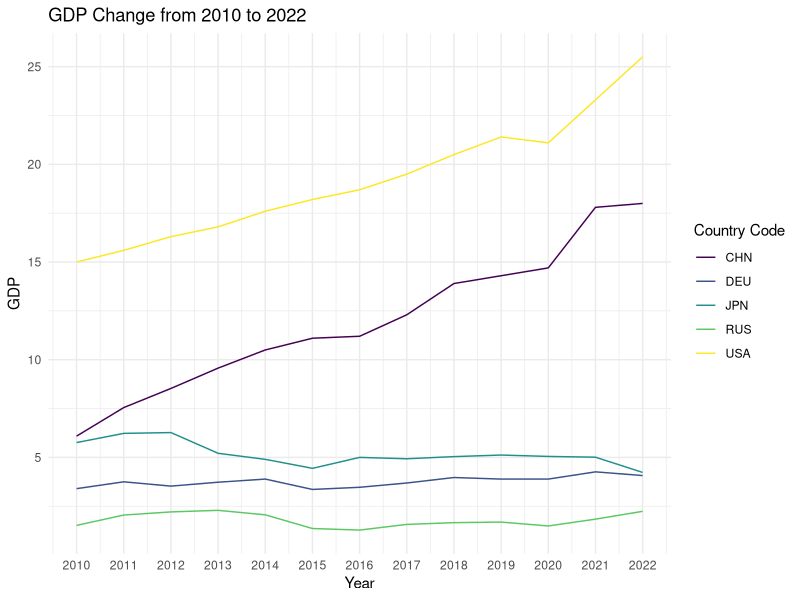
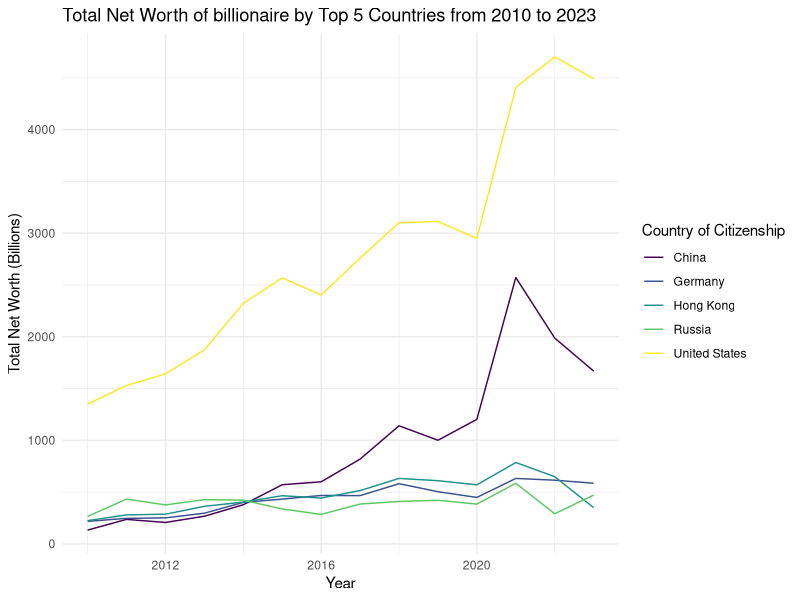
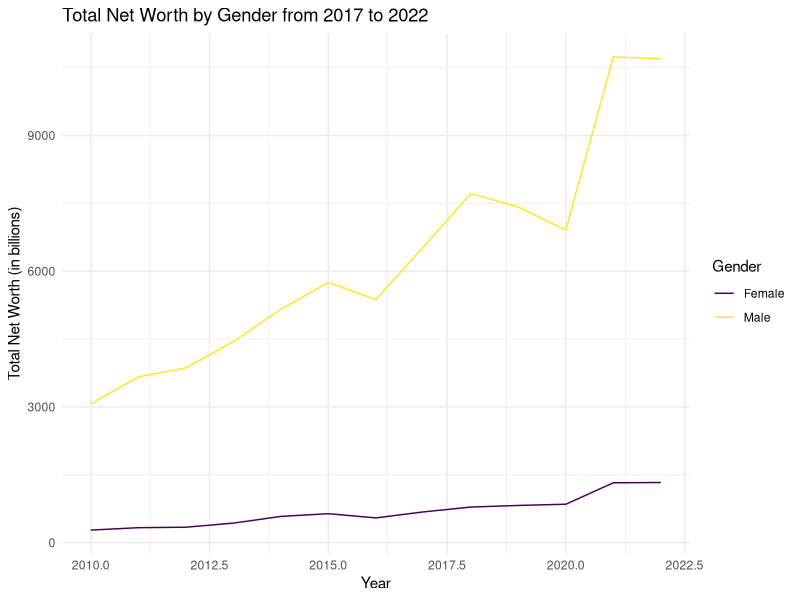
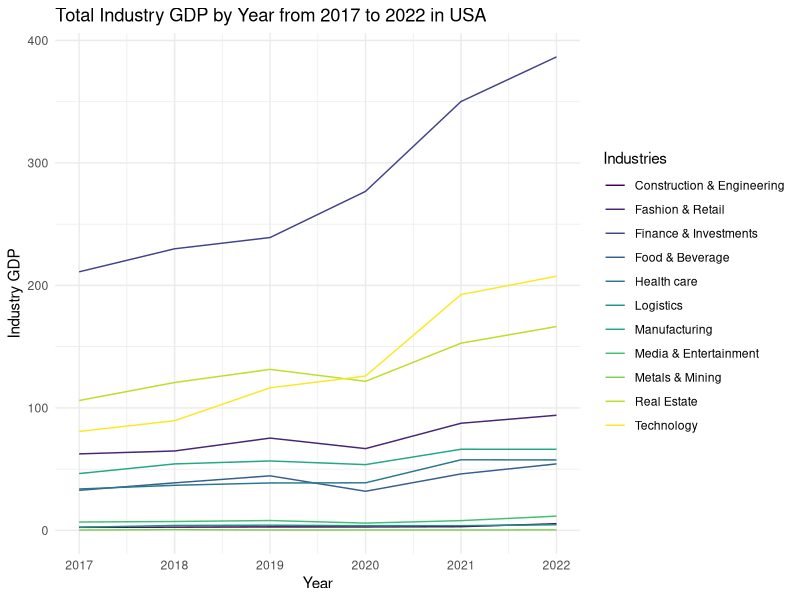
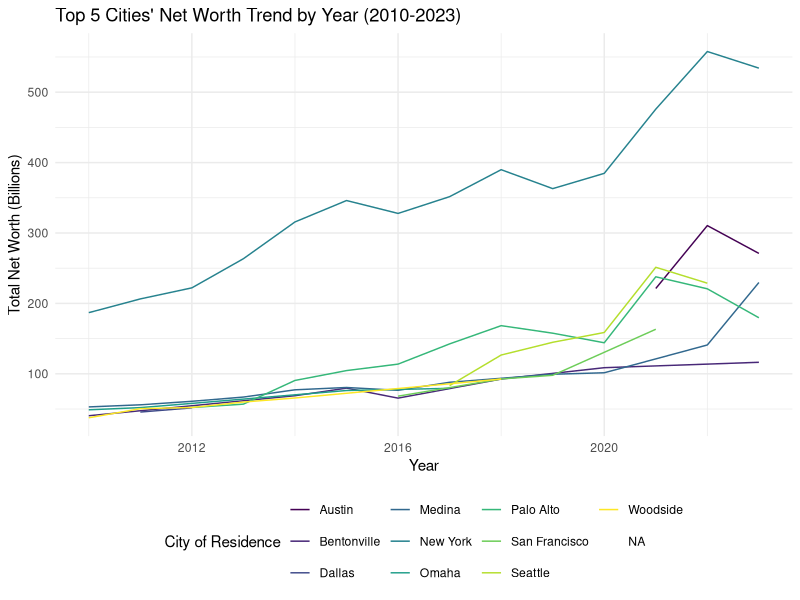
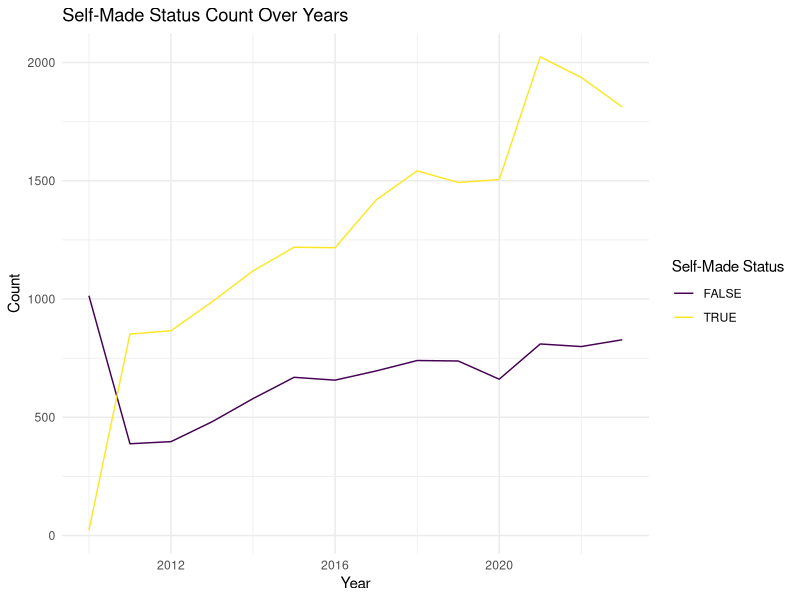
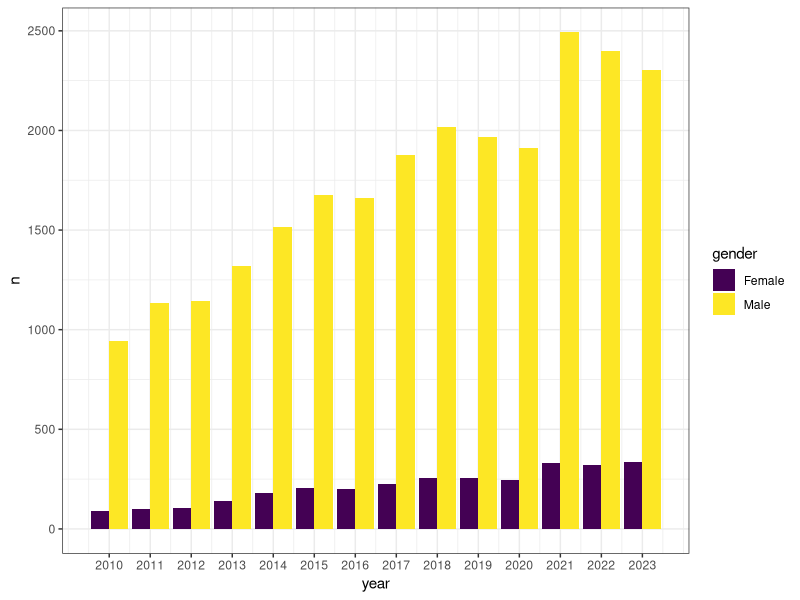
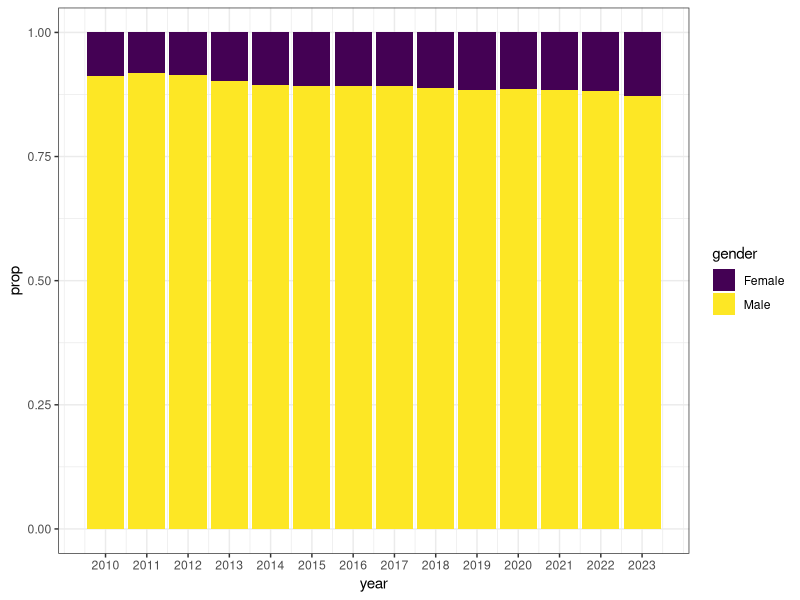

These charts were generated, in order, by the following R code:
## ---- chunk 1
library(tidyverse)
library(readxl)
library(dplyr)
library(ggplot2)
## ---- chunk 2
knitr::opts_chunk$set(
	echo = TRUE,
	warning = FALSE,
	message = FALSE,
	fig.width = 8, 
  fig.height = 6,
  out.width = "90%"
)

options(
  ggplot2.continuous.colour = "viridis",
  ggplot2.continuous.fill = "viridis"
)

scale_colour_discrete = scale_colour_viridis_d
scale_fill_discrete = scale_fill_viridis_d

theme_set(
  theme_bw() +
  theme(plot.title = element_text(hjust = 0.5),
        text = element_text(family = "Helvetica")) + 
  theme(legend.position = "right"))
## ---- chunk 3
billionaire_gdp_indus_usa <- read.csv("../data/billionaire_gdp_indus_usa.csv")
billionaire_gdp <- read.csv("../data/billionaire_gdp.csv")
gdp <- read.csv("../data/gdp.csv")
## ---- chunk 4
countries <- c("USA", "CHN", "RUS", "JPN", "DEU")

gdp_selected <- 
  gdp[gdp$code %in% countries & gdp$year >= 2010 & gdp$year <= 2022, ]

# draw GDP plot
ggplot(data = gdp_selected, aes(x = year, y = gdp, color = code)) +
  geom_line() +
  theme_minimal() +
  labs(title = "GDP Change from 2010 to 2022",
       x = "Year", y = "GDP",
       color = "Country Code") +
  scale_x_continuous(breaks = 2010:2022) 

## ---- chunk 5
data_filtered <- billionaire_gdp %>%
  filter(year >= 2010 & year <= 2023)

# group by country net worth over time 
total_net_worth_by_country <- data_filtered %>%
  group_by(country_of_citizenship) %>%
  summarise(total_net_worth = sum(net_worth, na.rm = TRUE))

# net worth top 5 countries
top_countries <- total_net_worth_by_country %>%
  top_n(5, total_net_worth) %>%
  pull(country_of_citizenship)

top_countries_data <- data_filtered %>%
  filter(country_of_citizenship %in% top_countries)

total_net_worth_by_year_country <- top_countries_data %>%
  group_by(year, country_of_citizenship) %>%
  summarise(total_net_worth = sum(net_worth, na.rm = TRUE))

# plot
ggplot(total_net_worth_by_year_country, aes(x = year, y = total_net_worth, group = country_of_citizenship, color = country_of_citizenship)) +
  geom_line() +
  theme_minimal() +
  labs(title = "Total Net Worth of billionaire by Top 5 Countries from 2010 to 2023",
       x = "Year", y = "Total Net Worth (Billions)",
       color = "Country of Citizenship")

## ---- chunk 6

billionaires_filtered <- billionaire_gdp %>%
  filter(year >= 2010 & year <= 2022) %>%  na.omit()

total_net_worth_by_year_gender <- billionaires_filtered %>%
  group_by(year, gender) %>%
  summarise(total_net_worth = sum(net_worth, na.rm = TRUE))



ggplot(total_net_worth_by_year_gender, aes(x = year, y = total_net_worth, color = gender)) +
  geom_line() +
  theme_minimal() +
  labs(title = "Total Net Worth by Gender from 2017 to 2022",
       x = "Year", y = "Total Net Worth (in billions)",
       color = "Gender")

## ---- chunk 7
data_filtered <- billionaire_gdp_indus_usa %>%
  filter(year >= 2017 & year <= 2022) %>% 
  drop_na(industry_gdp)


total_gdp_by_year_industry <- data_filtered %>%
  group_by(year, industries) %>%
  summarise(total_gdp_by_year_industry = sum(industry_gdp, na.rm = TRUE))

total_gdp_by_year_industry |> 
  ggplot(aes(x = year, y = total_gdp_by_year_industry, group = industries, color = industries)) +
    geom_line() +
    theme_minimal() +
    labs(title = "Total Industry GDP by Year from 2017 to 2022 in USA",
         x = "Year", y = "Industry GDP",
         color = "Industries")

## ---- chunk 8
data_filtered <- billionaire_gdp %>%
  filter(year >= 2010 & year <= 2023, country_of_citizenship == "United States")

net_worth_by_city_year <- data_filtered %>%
  group_by(year, city_of_residence) %>%
  summarise(total_net_worth = sum(net_worth, na.rm = TRUE)) %>%
  ungroup()

# top5
top_cities_by_year <- net_worth_by_city_year %>%
  group_by(year) %>%
  slice_max(order_by = total_net_worth, n = 5) %>%
  ungroup()

ggplot(top_cities_by_year, aes(x = year, y = total_net_worth, group = city_of_residence, color = city_of_residence)) +
  geom_line() +
  theme_minimal() +
  labs(title = "Top 5 Cities' Net Worth Trend by Year (2010-2023)",
       x = "Year", y = "Total Net Worth (Billions)",
       color = "City of Residence") +
  theme(legend.position = "bottom")
## ---- chunk 9

self_made_trend <- billionaire_gdp %>%
  group_by(year, self_made) %>%
  summarise(count = n(), .groups = 'drop')


ggplot(self_made_trend, aes(x = year, y = count, color = self_made, group = self_made)) +
  geom_line() +
  theme_minimal() +
  labs(title = "Self-Made Status Count Over Years",
       x = "Year", y = "Count",
       color = "Self-Made Status")

## ---- chunk 10
billionaire_gdp |> 
  drop_na(gender) |> 
  group_by(year, gender) |> 
  summarize(n = n()) |> 
  ggplot(aes(x = year, y = n, fill = gender)) +
  geom_bar(position="dodge", stat="identity") +
  scale_x_continuous(breaks = 2010:2023)
## ---- chunk 11
# scale it to 1 to analyze the proportions
bil_gender_prop <-
  billionaire_gdp|> 
  drop_na(gender) |> 
  group_by(year, gender) |> 
  summarize(n = n()) |> 
  group_by(year) |> 
  mutate(total = sum(n),
         prop = n/ total)

bil_gender_prop |> 
  ggplot(aes(x = year, y = prop, fill = gender))+
  geom_bar(position="stack", stat="identity") +
  scale_x_continuous(breaks = 2010:2023)
  
## ---- chunk 12
billionaire_gdp |> 
  drop_na(industries) |> 
  group_by(year, industries) |> 
  summarize(n = n()) |> 
  ggplot(aes(x = year, y = n, fill = industries)) +
  geom_bar(position="stack", stat="identity") +
  scale_x_continuous(breaks = 2010:2023)
## ---- chunk 13
billionaire_gdp |> 
  group_by(year) |> 
  summarize(ave_net_worth = mean(net_worth)) |> 
  ggplot(aes(x = year, y = ave_net_worth)) +
  geom_line() +
  geom_point() +
  scale_x_continuous(breaks = 2010:2023)
## ---- chunk 14
billionaire_gdp |> 
  drop_na(self_made) |> 
  group_by(year, self_made) |> 
  summarize(n = n()) |> 
  ggplot(aes(x = year, y = n, fill = self_made)) +
  geom_bar(position="dodge", stat="identity") +
  scale_x_continuous(breaks = 2010:2023)
## ---- chunk 15
# scale it to 1 to analyze the proportions
bil_selfmade_prop <-
  billionaire_gdp|> 
  drop_na(self_made) |> 
  group_by(year, self_made) |> 
  summarize(n = n()) |> 
  group_by(year) |> 
  mutate(total = sum(n),
         prop = n/ total)

bil_selfmade_prop |> 
  ggplot(aes(x = year, y = prop, fill = self_made)) +
  geom_bar(position="stack", stat="identity") +
  scale_x_continuous(breaks = 2010:2023)
## ---- chunk 16
billionaire_gdp_indus_usa |> 
  drop_na(industry_gdp) |> 
  group_by(year, industries) |> 
  summarize(n = n()) |> 
  ggplot(aes(x = year, y = n, fill = industries)) +
  geom_bar(position="stack", stat="identity") +
  scale_x_continuous(breaks = 2017:2022)
## ---- chunk 17
bil_us_indus_prop <-
  billionaire_gdp_indus_usa |> 
  drop_na(industry_gdp) |> 
  group_by(year, industries) |> 
  summarize(n = n())|> 
  group_by(year) |> 
  mutate(total = sum(n),
         prop = n / total)

bil_us_indus_prop |> 
  ggplot(aes(x = year, y = prop, fill = industries)) +
  geom_bar(position="stack", stat="identity") +
  scale_x_continuous(breaks = 2017:2022)
